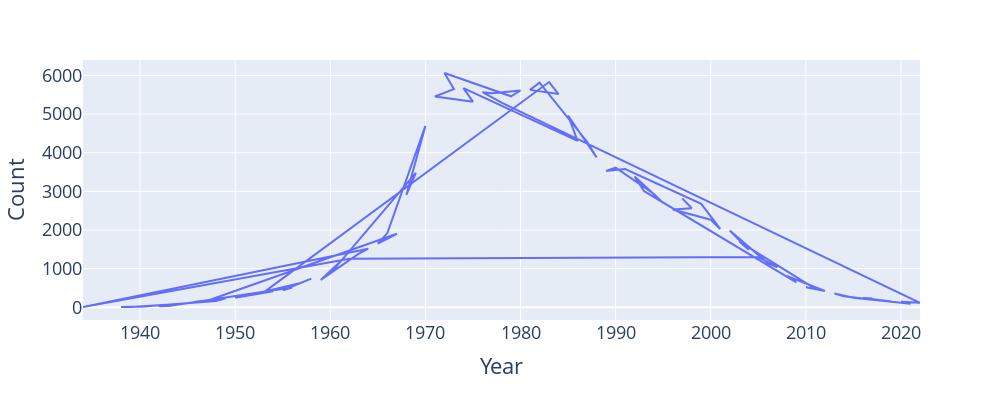

The notebook cell saved with this chart:
### Markdown cell above
To build our intuition on how to answer our research question, let's visualize the prevalence of the name "Jennifer" over time.

### Code cell
# We'll talk about how to generate plots in a later lecture
fig = px.line(female_data[female_data["Name"] == "Jennifer"],
              x = "Year", y = "Count")
fig.update_layout(font_size = 18,
                  autosize=False,
                 width=1000,
                  height=400)

### Figure 1 — Plotly figure (JSON) as saved in the notebook; plotly's stock layout.template omitted (floating-point values rounded to 4 significant figures)
{"data": [{"hovertemplate": "Year=%{x}<br>Count=%{y}<extra></extra>", "legendgroup": "", "line": {"color": "#636efa", "dash": "solid"}, "marker": {"symbol": "circle"}, "mode": "lines", "name": "", "orientation": "v", "showlegend": false, "type": "scatter", "x": [2017, 2016, 2019, 2018, 2014, 2013, 2015, 2021, 2020, 2022, 1978, 1976, 1977, 1980, 1979, 1972, 1973, 1971, 1975, 1974, 1986, 1985, 1988, 1987, 1982, 1981, 1984, 1983, 1953, 1954, 1950, 1952, 1951, 1957, 1958, 1955, 1956, 1943, 1942, 1944, 1939, 1938, 1941, 1940, 1948, 1949, 1946, 1945, 1947, 1967, 1965, 1966, 1970, 1968, 1969, 1960, 1961, 1959, 1963, 1964, 1934, 1962, 2005, 2007, 2006, 2002, 2004, 2003, 2011, 2010, 2012, 2008, 2009, 1993, 1992, 1995, 1994, 1990, 1989, 1991, 1999, 2001, 2000, 1996, 1998, 1997], "xaxis": "x", "y": [226, 239, 145, 167, 286, 354, 243, 91, 141, 114, 5295, 5569, 5543, 5612, 5462, 6065, 5649, 5456, 5323, 5673, 4306, 4964, 3875, 4285, 5813, 5628, 5520, 5830, 384, 412, 247, 350, 284, 635, 739, 440, 509, 30, 22, 80, 6, 5, 24, 13, 159, 233, 147, 99, 163, 1902, 1649, 1919, 4695, 2907, 3477, 869, 1174, 707, 1386, 1516, 5, 1257, 1297, 1035, 1144, 1987, 1485, 1699, 474, 515, 421, 808, 641, 3004, 3382, 2696, 2940, 3612, 3528, 3579, 2675, 2027, 2265, 2529, 2561, 2817], "yaxis": "y"}], "layout": {"autosize": false, "font": {"size": 18}, "height": 400, "legend": {"tracegroupgap": 0}, "margin": {"t": 60}, "width": 1000, "xaxis": {"anchor": "y", "domain": [0, 1], "title": {"text": "Year"}}, "yaxis": {"anchor": "x", "domain": [0, 1], "title": {"text": "Count"}}}}
